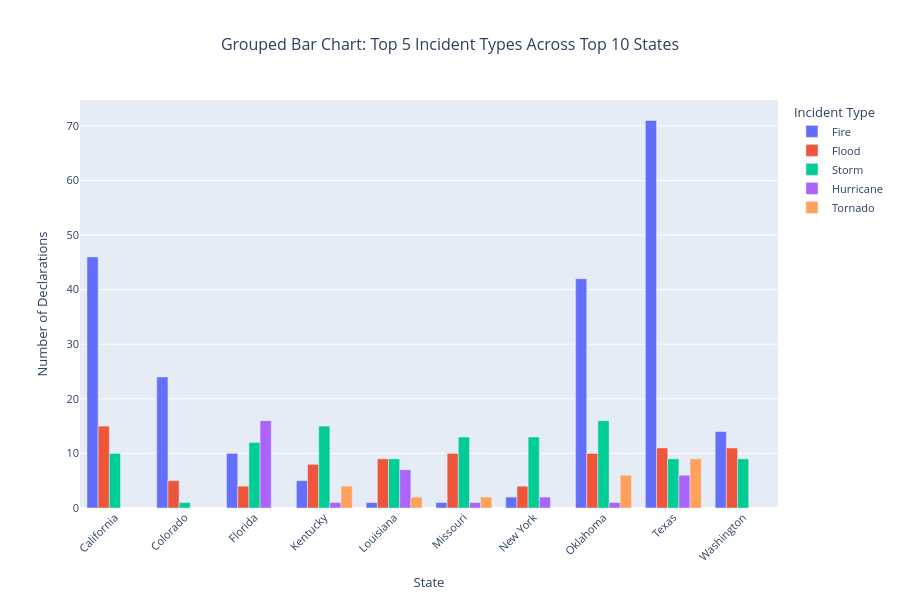

This figure's notebook cell:
### Markdown cell above
### 3.4 Visualization 7: Grouped Bar Chart (Top States for Top Incidents)

### Code cell
# Select top 5 incident types and top 10 states
top5_incidents = incident_counts.head(5)['incidentType'].tolist()
top10_states = df['state'].value_counts().head(10).index.tolist()

# Filter data
grouped_data = state_incident[
    (state_incident['incidentType'].isin(top5_incidents)) & 
    (state_incident['state'].isin(top10_states))
]

# Create grouped bar chart using Plotly
fig = px.bar(grouped_data, 
             x='stateName', 
             y='count', 
             color='incidentType',
             barmode='group',
             title='Grouped Bar Chart: Top 5 Incident Types Across Top 10 States',
             labels={'count': 'Number of Declarations', 'stateName': 'State', 'incidentType': 'Incident Type'},
             height=600)

fig.update_layout(
    title_font_size=16,
    title_x=0.5,
    xaxis_tickangle=-45,
    font=dict(size=11)
)

fig.show()
fig.write_html('../Outputs/output_milestone-4/m4_viz7_grouped_bar.html')
print("✓ Visualization 7 saved")

### Figure 1 — Plotly figure (JSON) as saved in the notebook; plotly's stock layout.template omitted (floating-point values rounded to 4 significant figures)
{"data": [{"alignmentgroup": "True", "hovertemplate": "Incident Type=Fire<br>State=%{x}<br>Number of Declarations=%{y}<extra></extra>", "legendgroup": "Fire", "marker": {"color": "#636efa", "pattern": {"shape": ""}}, "name": "Fire", "offsetgroup": "Fire", "orientation": "v", "showlegend": true, "textposition": "auto", "type": "bar", "x": ["California", "Colorado", "Florida", "Kentucky", "Louisiana", "Missouri", "New York", "Oklahoma", "Texas", "Washington"], "xaxis": "x", "y": [46, 24, 10, 5, 1, 1, 2, 42, 71, 14], "yaxis": "y"}, {"alignmentgroup": "True", "hovertemplate": "Incident Type=Flood<br>State=%{x}<br>Number of Declarations=%{y}<extra></extra>", "legendgroup": "Flood", "marker": {"color": "#EF553B", "pattern": {"shape": ""}}, "name": "Flood", "offsetgroup": "Flood", "orientation": "v", "showlegend": true, "textposition": "auto", "type": "bar", "x": ["California", "Colorado", "Florida", "Kentucky", "Louisiana", "Missouri", "New York", "Oklahoma", "Texas", "Washington"], "xaxis": "x", "y": [15, 5, 4, 8, 9, 10, 4, 10, 11, 11], "yaxis": "y"}, {"alignmentgroup": "True", "hovertemplate": "Incident Type=Storm<br>State=%{x}<br>Number of Declarations=%{y}<extra></extra>", "legendgroup": "Storm", "marker": {"color": "#00cc96", "pattern": {"shape": ""}}, "name": "Storm", "offsetgroup": "Storm", "orientation": "v", "showlegend": true, "textposition": "auto", "type": "bar", "x": ["California", "Colorado", "Florida", "Kentucky", "Louisiana", "Missouri", "New York", "Oklahoma", "Texas", "Washington"], "xaxis": "x", "y": [10, 1, 12, 15, 9, 13, 13, 16, 9, 9], "yaxis": "y"}, {"alignmentgroup": "True", "hovertemplate": "Incident Type=Hurricane<br>State=%{x}<br>Number of Declarations=%{y}<extra></extra>", "legendgroup": "Hurricane", "marker": {"color": "#ab63fa", "pattern": {"shape": ""}}, "name": "Hurricane", "offsetgroup": "Hurricane", "orientation": "v", "showlegend": true, "textposition": "auto", "type": "bar", "x": ["Florida", "Kentucky", "Louisiana", "Missouri", "New York", "Oklahoma", "Texas"], "xaxis": "x", "y": [16, 1, 7, 1, 2, 1, 6], "yaxis": "y"}, {"alignmentgroup": "True", "hovertemplate": "Incident Type=Tornado<br>State=%{x}<br>Number of Declarations=%{y}<extra></extra>", "legendgroup": "Tornado", "marker": {"color": "#FFA15A", "pattern": {"shape": ""}}, "name": "Tornado", "offsetgroup": "Tornado", "orientation": "v", "showlegend": true, "textposition": "auto", "type": "bar", "x": ["Kentucky", "Louisiana", "Missouri", "Oklahoma", "Texas"], "xaxis": "x", "y": [4, 2, 2, 6, 9], "yaxis": "y"}], "layout": {"barmode": "group", "font": {"size": 11}, "height": 600, "legend": {"title": {"text": "Incident Type"}, "tracegroupgap": 0}, "title": {"font": {"size": 16}, "text": "Grouped Bar Chart: Top 5 Incident Types Across Top 10 States", "x": 0.5}, "xaxis": {"anchor": "y", "domain": [0, 1], "tickangle": -45, "title": {"text": "State"}}, "yaxis": {"anchor": "x", "domain": [0, 1], "title": {"text": "Number of Declarations"}}}}
